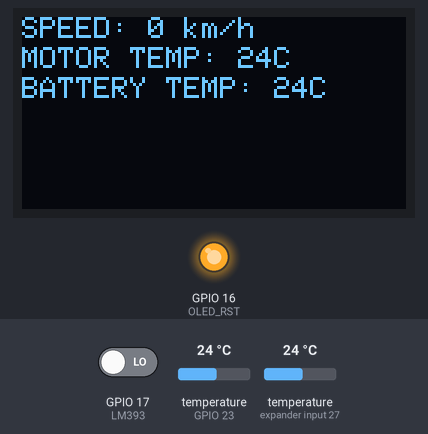
Bench run of a sketch on a simulated ESP32. On the bench: 128×64 one-colour display, output pins drawn as LEDs (lit = HIGH). The inputs (shaded band) are chosen by the test bench; at power-on: temperature (sensors on GPIO 23, expander input 27) 24 °C, GPIO 17 (LM393) LOW. No radio packets arrive unless stated.

Above: at 2.0 s.
2.1 s: temperature (sensor on GPIO 23) set to 12 °C
At 3.8 s:
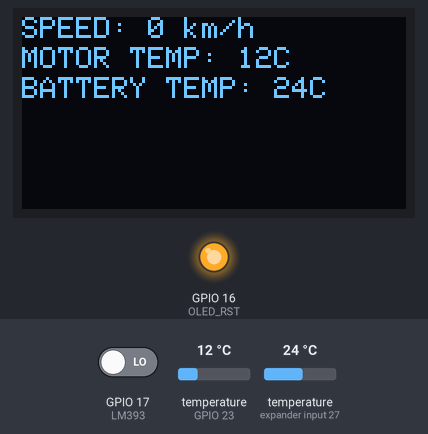
4.3 s: temperature (sensor on expander input 27) set to 12 °C
At 6.7 s:
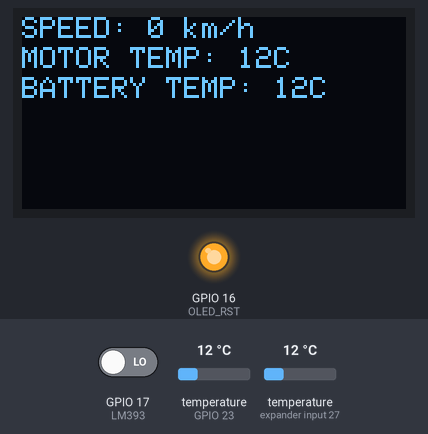
7.0 s: temperature (sensor on GPIO 23) set to 19 °C
9.7 s: temperature (sensor on expander input 27) set to 19 °C
At 11.4 s:
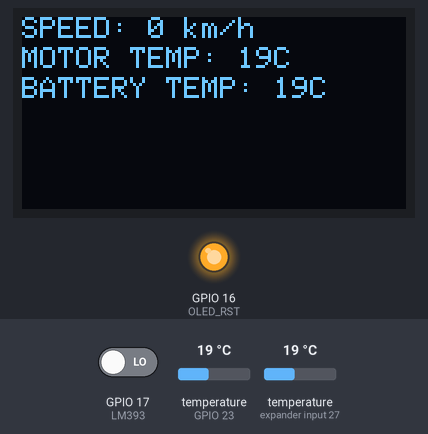
12.4 s: temperature (sensor on GPIO 23) set to 28 °C
At 14.3 s:
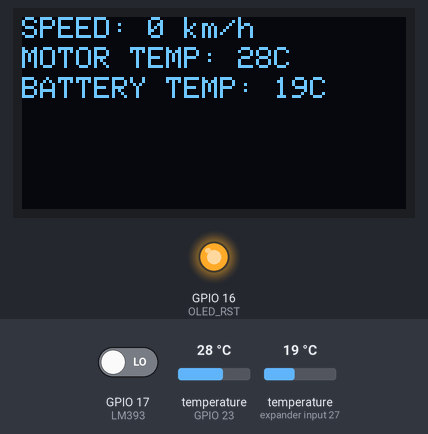
15.2 s: temperature (sensor on expander input 27) set to 28 °C
At 17.2 s:
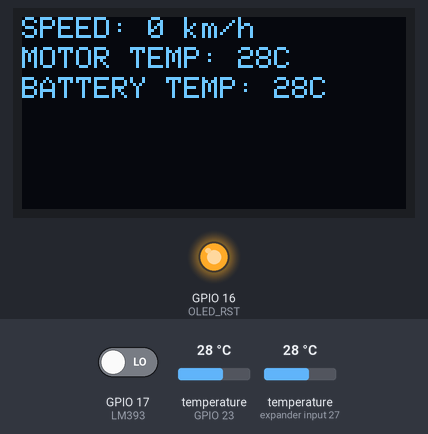
Timing chart, 0 to 18.7 s (numbered marks = the images above; inputs shaded):
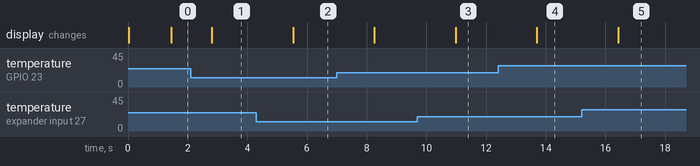

Measured:
- after the input at 2.1 s, the display: changes after 0.71 s (image 1)
- after the input at 4.3 s, the display: changes after 1.2 s (image 2)
- after the input at 9.7 s, the display: changes after 1.3 s (image 3)
- after the input at 12.4 s, the display: changes after 1.3 s (image 4)
- after the input at 15.2 s, the display: changes after 1.2 s (image 5)

The sketch:

sender_v4.ino
```cpp
#include <LoRa.h>

// display stuff
#include <Wire.h>
#include <Adafruit_GFX.h>
#include <Adafruit_SSD1306.h>

// this stuff is for the temp sensor
#include <OneWire.h>
#include <DallasTemperature.h>

// defining the lora pins
#define ss 18
#define rst 14
#define dio0 26

// setting up the onewirebus on pin 23
const int oneWireBus = 23;

// setting up a one wire instance
OneWire oneWire(oneWireBus);

//pass one wire under the dallas temp lib
DallasTemperature sensors(&oneWire);

// Addressing the 2 temp sensors
DeviceAddress temp1 = {0x28, 0x35, 0xF7, 0x2E, 0xA1, 0x21, 0x1, 0x8C };
DeviceAddress temp2 = {0x28, 0xC9, 0x3, 0x33, 0xA1, 0x21, 0x1, 0x9f };

// defining the oled used
#define OLED_SDA 4
#define OLED_SCL 15
#define OLED_RST 16
#define SCREEN_WIDTH 128 // OLED display width, in pixels
#define SCREEN_HEIGHT 64 // OLED display height, in pixels

// speed sensor is on pin check out the heltec lora32 v2 pin out diagram
const int LM393 = 17;
int counter = 0;

// starting the oled
Adafruit_SSD1306 display(SCREEN_WIDTH, SCREEN_HEIGHT, &Wire, OLED_RST);

void setup() {
  attachInterrupt(digitalPinToInterrupt(LM393), count, RISING);
  Serial.begin(115200);
  //reset OLED display via software
  pinMode(OLED_RST, OUTPUT);
  digitalWrite(OLED_RST, LOW);
  delay(20);
  digitalWrite(OLED_RST, HIGH);
  //initialize OLED
  Wire.begin(OLED_SDA, OLED_SCL);
  if(!display.begin(SSD1306_SWITCHCAPVCC, 0x3c, false, false)) { // Address 0x3C for 128x32
    Serial.println(F("SSD1306 allocation failed"));
    digitalWrite(LED_BUILTIN, HIGH); // error code 1: see github
    digitalWrite(LED_BUILTIN, LOW);
    for(;;); // Don't proceed, loop forever
  }
  // setting the lora pins
  LoRa.setPins(ss, rst, dio0);
  LoRa.begin(866E6);
  LoRa.setSyncWord(0xF3);
  sensors.begin();
}

void count() {
  counter++;
}

// gets the sensors
void Sensors() {
  // Allowing the sensors time to do their stuff
  delay(500);
  char nonFloTemp[4];
  char nonFloBatteryTemp[4];
  char speedBuffer[15];
  char mTemp[25];
  char bTemp[25];
  char packetToSend[55];
  display.clearDisplay();
  // setting the colour to white and font size - this should always be white no matter what oled colour
  display.setTextColor(WHITE);
  display.setTextSize(1);
  // this converts the number to rpm and into kmh, the 60 is for rpm and the first number is wheel diameter in cm k = d * r * 0.001885
  int speed = 2.57 * counter * 60 * 0.001885;
  // getting the temp from the temperature sensors
  sensors.requestTemperatures();
  // getting the temp sensor at index 0 and converts the float to a string for sprintf
  float mTemperature = sensors.getTempC(temp1);
  dtostrf(mTemperature, 2, 0, nonFloTemp);
  if(mTemperature = 85) {
    digitalWrite(LED_BUILTIN, HIGH); // error code 3: see github
    digitalWrite(LED_BUILTIN, LOW);
    digitalWrite(LED_BUILTIN, HIGH); //and yes I am doing like this as otherwise I would have to store an additional counter variable which is more memory intensive than just spaghetti code like this.
    digitalWrite(LED_BUILTIN, LOW);
    digitalWrite(LED_BUILTIN, HIGH);
    digitalWrite(LED_BUILTIN, LOW);
  }
   // same thing but at index 1
  float bTemperature = sensors.getTempC(temp2);
  dtostrf(bTemperature, 2, 0, nonFloBatteryTemp);
  if(bTemperature = 85) {
    digitalWrite(LED_BUILTIN, HIGH); // error code 4: see github
    digitalWrite(LED_BUILTIN, LOW);
    digitalWrite(LED_BUILTIN, HIGH);
    digitalWrite(LED_BUILTIN, LOW);
    digitalWrite(LED_BUILTIN, HIGH);
    digitalWrite(LED_BUILTIN, LOW);
    digitalWrite(LED_BUILTIN, HIGH);
    digitalWrite(LED_BUILTIN, LOW);
  }
  // combines the speed and motor
  sprintf(speedBuffer, "SPEED: %d km/h", speed);
  sprintf(mTemp, "MOTOR TEMP: %sC", nonFloTemp);
  sprintf(bTemp, "BATTERY TEMP: %sC", nonFloBatteryTemp);
  // prints the speed, then sets the cursor one down and prints the temperature
  // sets cursor at 0
  display.setCursor(0,0);
  display.print(speedBuffer);
  display.setCursor(0,10);
  display.print(mTemp);
  display.setCursor(0,20);
  display.print(bTemp);
  // Combining the things to send as one packet
  snprintf(packetToSend, 55, "%s,%s,%s", speedBuffer, mTemp, bTemp);
  // begins the lora packet
  LoRa.beginPacket();
  LoRa.print(packetToSend);
  LoRa.endPacket();
  counter = 0;
}

void loop() {
  Sensors();
  display.display();
}
```
